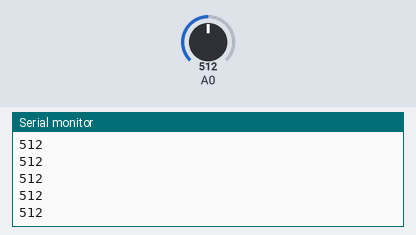
Simulated run of this sketch. Board: Arduino Uno, built with avr-gcc and run on an emulated ATmega328P. Parts: the last lines printed to the serial monitor. Inputs (shaded band) come from the test bench; at power-on: A0 = 512.

Above: at 1.2 s.
1.3 s: A0 set to 716
At 1.32 s:
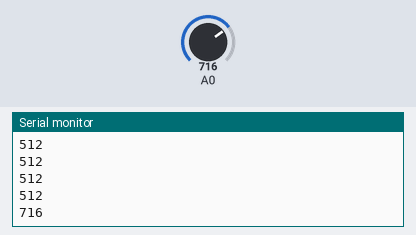
2.8 s: A0 set to 900
At 2.83 s:
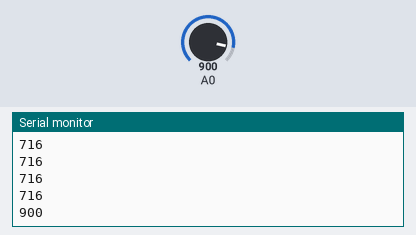
Timing chart, 0 to 5.8 s (numbered marks = the images above; inputs shaded):
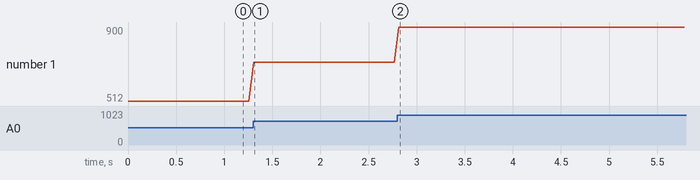

The sketch:

sensor_range.ino
```cpp
void setup() {
  Serial.begin(9600);       // initialize serial communications
}

void loop() {
  int analogValue = analogRead(A0); // read the analog input
  Serial.println(analogValue);      // print it
 //int val=analogRead(A0); // read the sensor

//Serial.println(exp(8.5841-log(analogValue)));
  delay(50);
}
```

Measured:
- after the input at 1.3 s, the serial monitor: prints a new line at once (image 1)
- after the input at 2.8 s, the serial monitor: prints a new line at once (image 2)
- plotted number 1: 512 → 716 after the input at 1.3 s, 716 → 900 after the input at 2.8 s
